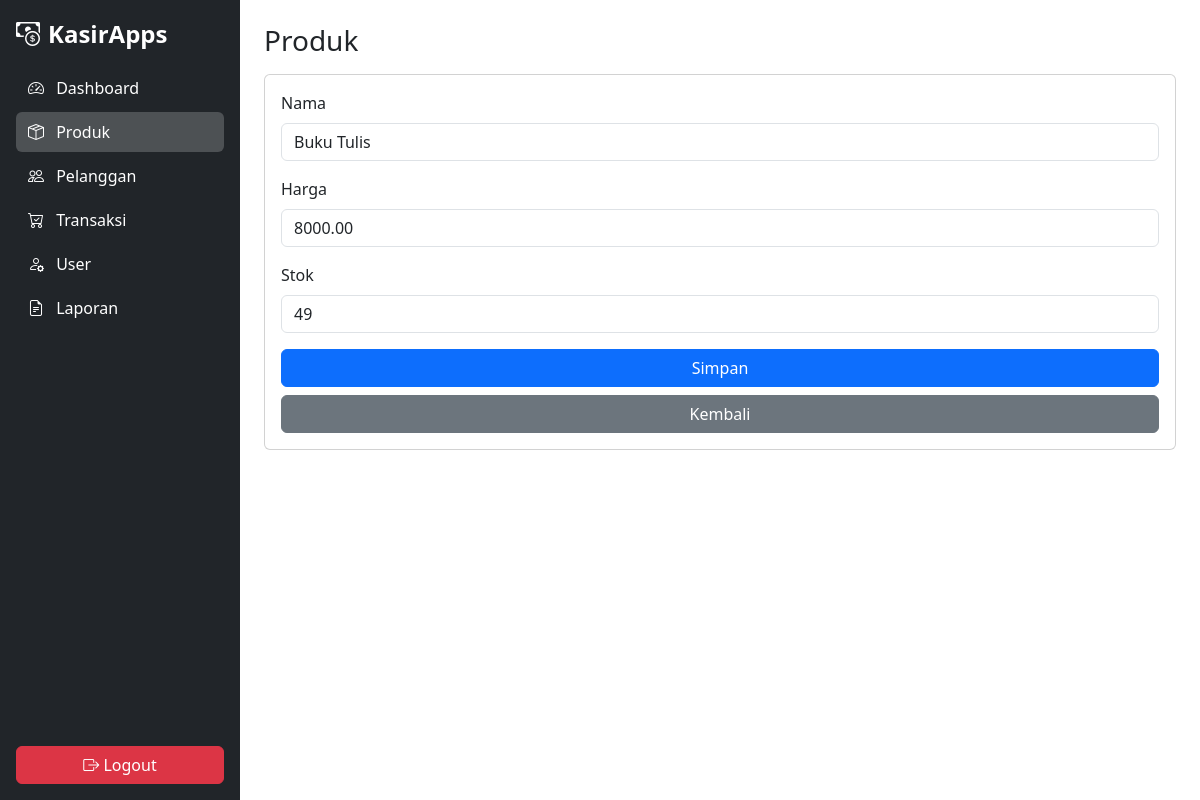
The app's page /dashboard.php?modul=produk&aksi=edit&id=2 (signed in) with its own data.
### tables this page shows
CREATE TABLE `produk` (
  `id` int(11) NOT NULL,
  `nama` varchar(255) NOT NULL,
  `harga` decimal(12,2) NOT NULL DEFAULT 0.00,
  `stok` int(11) NOT NULL DEFAULT 0
);

### inc/functions.php (called while the page is built, shortened)
<?php
include __DIR__ . '/../config.php';
function get_produk_by_id($id){ global $koneksi; return mysqli_fetch_assoc(mysqli_query($koneksi,"SELECT * FROM produk WHERE id=".(int)$id)); }

### modul/produk/edit.php (the view, shortened to what this page needs)
<?php
$id   = (int)($_GET['id'] ?? 0);
$data = get_produk_by_id($id);
if ($_SERVER['REQUEST_METHOD'] === 'POST') {
    edit_produk($id, $_POST['nama'], $_POST['harga'], $_POST['stok']);
    echo '<div class="alert alert-success animate-msg">
            Produk diperbarui.
            <a href="dashboard.php?modul=produk&aksi=tampil" class="alert-link">Kembali</a>
          </div>';
} else {
?>
    <form method="post" class="animate-form">
        <div class="mb-3">
            <label class="form-label">Nama</label>
            <input
                type="text"
                name="nama"
                class="form-control animate-input"
                value="<?= htmlspecialchars($data['nama']) ?>" required>
        </div>
        <div class="mb-3">
            <label class="form-label">Harga</label>
            <input
                type="number"
                name="harga"
                class="form-control animate-input"
                value="<?= htmlspecialchars($data['harga']) ?>" required>
        </div>
        <div class="mb-3">
            <label class="form-label">Stok</label>
            <input
                type="number"
                name="stok"
                class="form-control animate-input"
                value="<?= htmlspecialchars($data['stok']) ?>" required>
        </div>
        <div class="d-grid gap-2">
            <button type="submit" class="btn btn-primary animate-btn">Simpan</button>
            <a href="dashboard.php?modul=produk&aksi=tampil" class="btn btn-secondary animate-btn">Kembali</a>
        </div>
    </form>
<?php } ?>

### modul/produk/edit.php (style rules this page uses)
.animate-form { opacity: 0; transform: translateY(20px); transition: all 0.5s ease; }
.animate-form.visible { opacity: 1; transform: translateY(0); }
.animate-input { transition: all 0.3s ease; }
.animate-btn { position: relative; overflow: hidden; transition: transform 0.2s ease, box-shadow 0.2s ease; }
.animate-btn:after { content: ""; position: absolute; width: 100%; height: 100%; top: 0; left: 0; pointer-events: none; background: radial-gradient(circle, rgba(255,255,255,0.4) 10%, transparent 10.01%); background-repeat: no-repeat; background-position: 50%; transform: scale(10,10); opacity: 0; transition: transform 0.5s, opacity 1s; }

### records on screen
produk: nama "Buku Tulis", harga "8000.00", stok "49"

### other values on screen
$key "Dashboard"
$key "Produk"
$key "Pelanggan"
$key "Transaksi"
$key "User"
$key "Laporan"
$modul "Produk"
